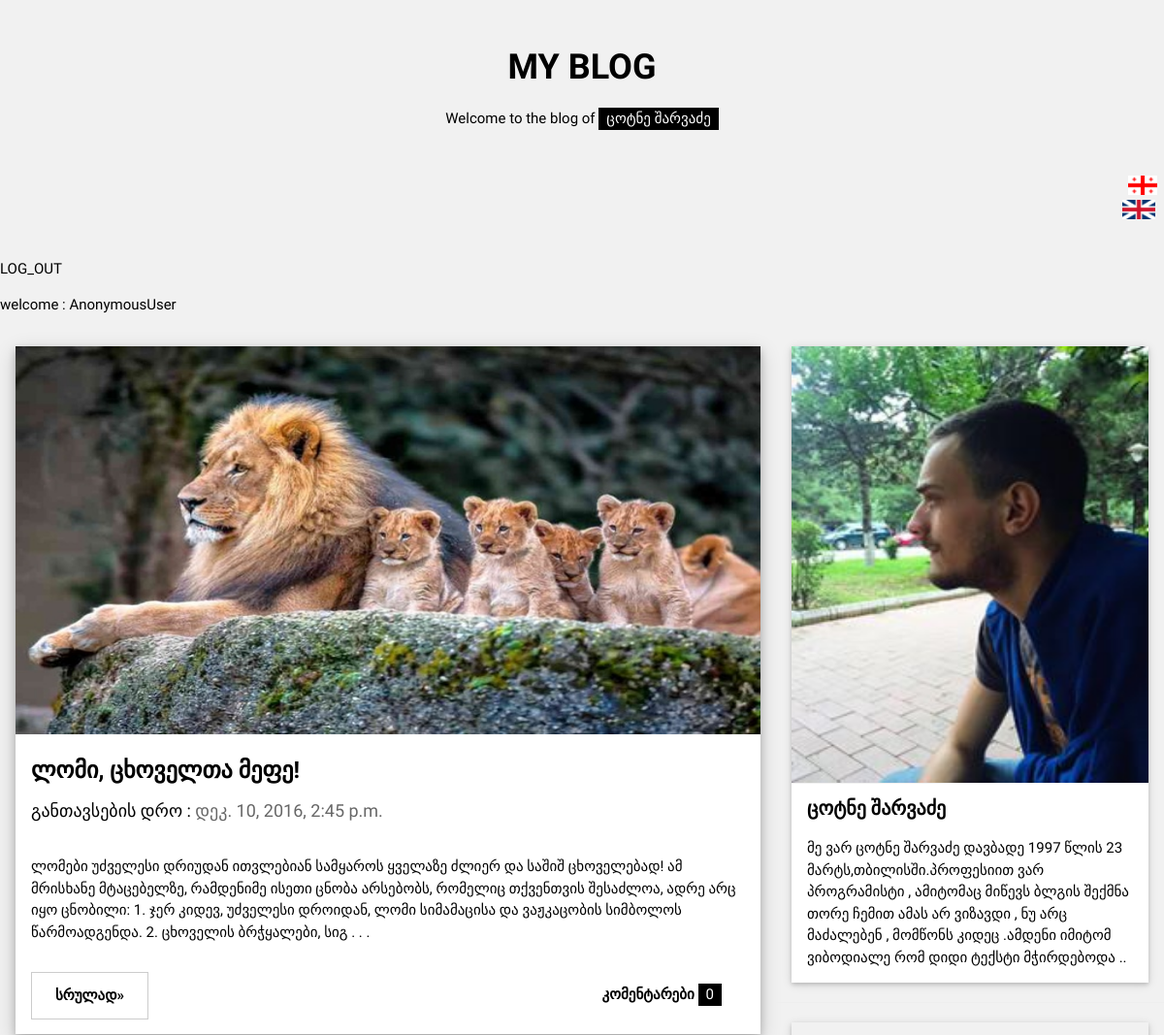
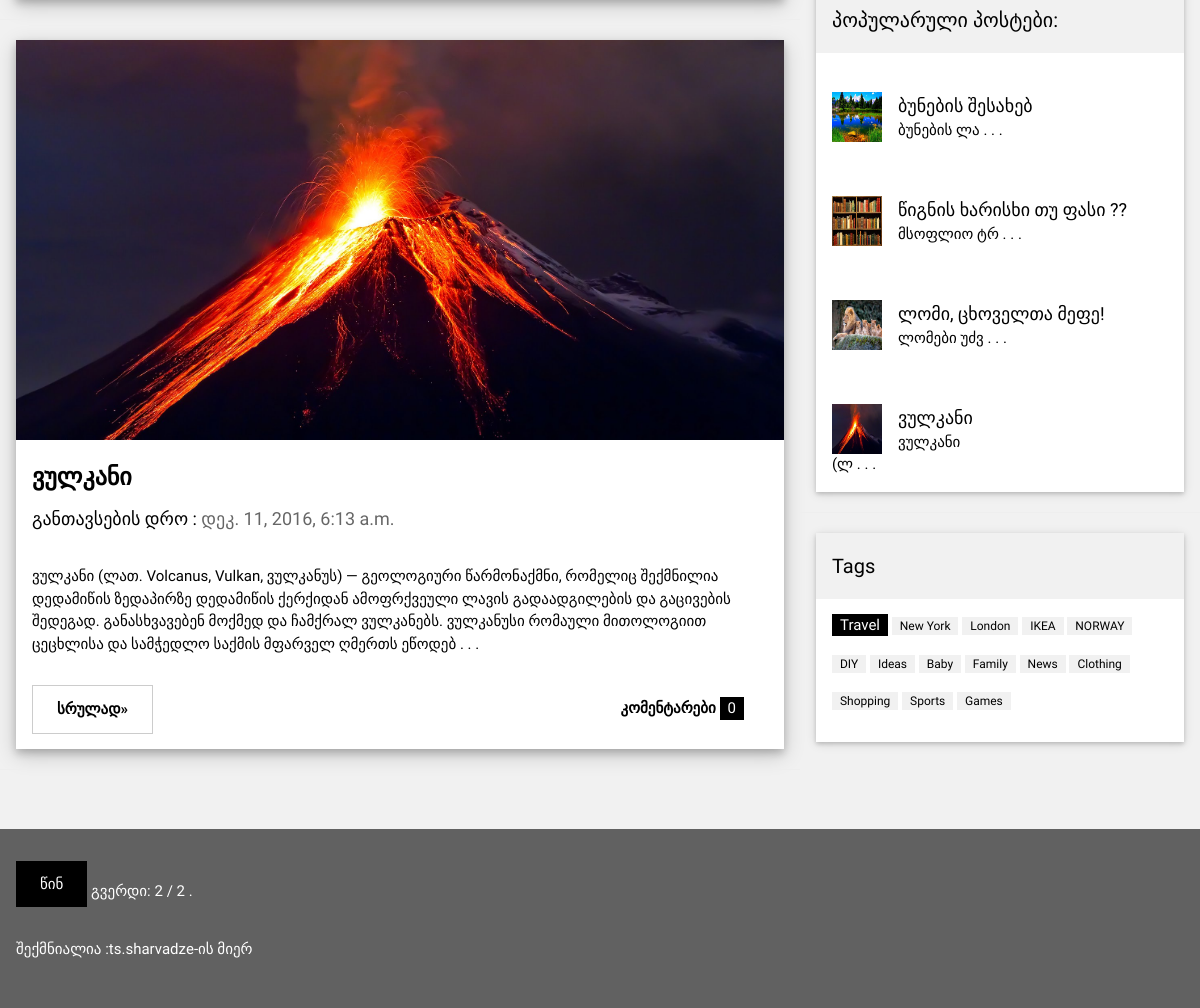
/app/?page=3, run on an earlier commit of the app's database (2 pictures, top to bottom).
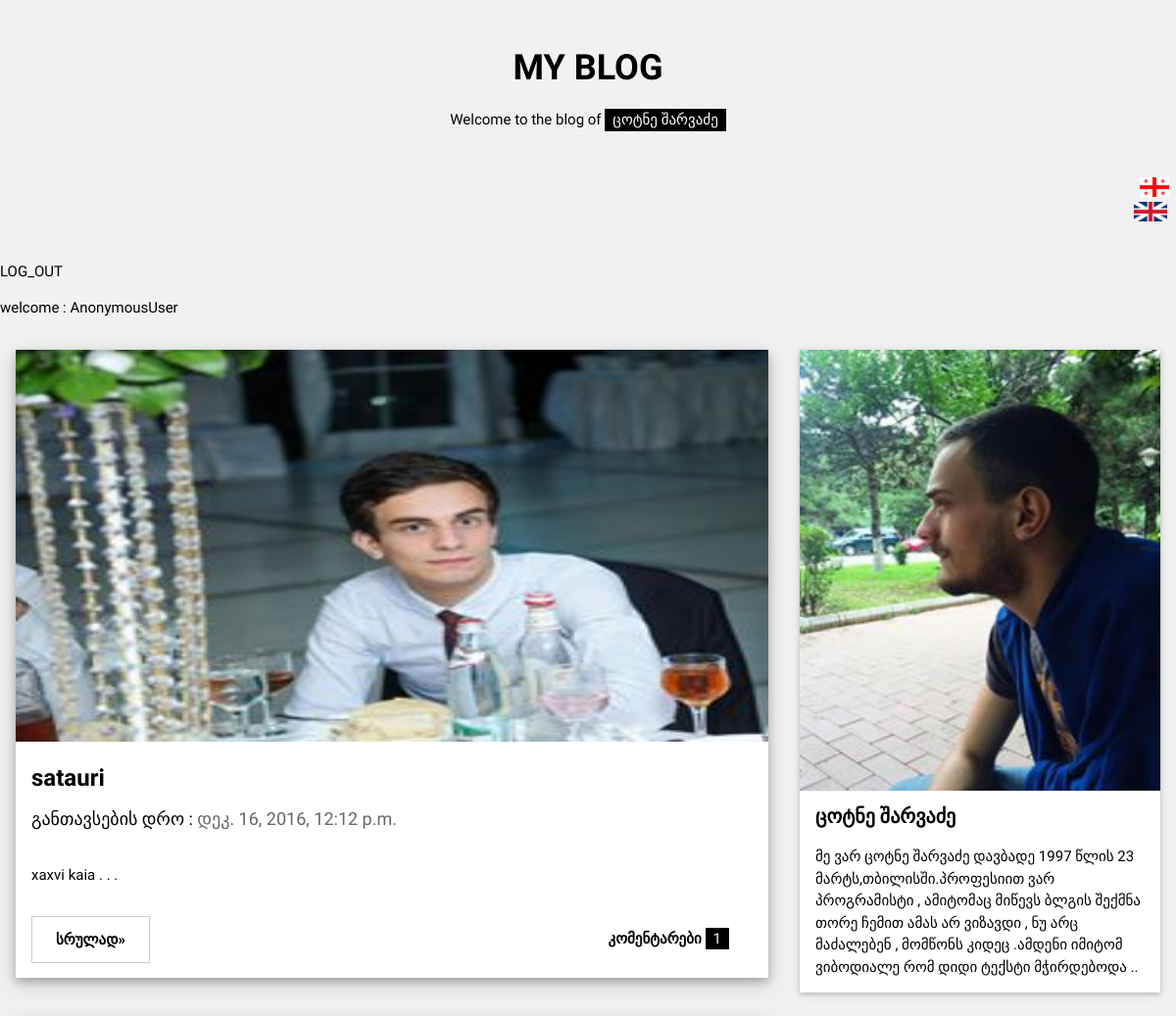
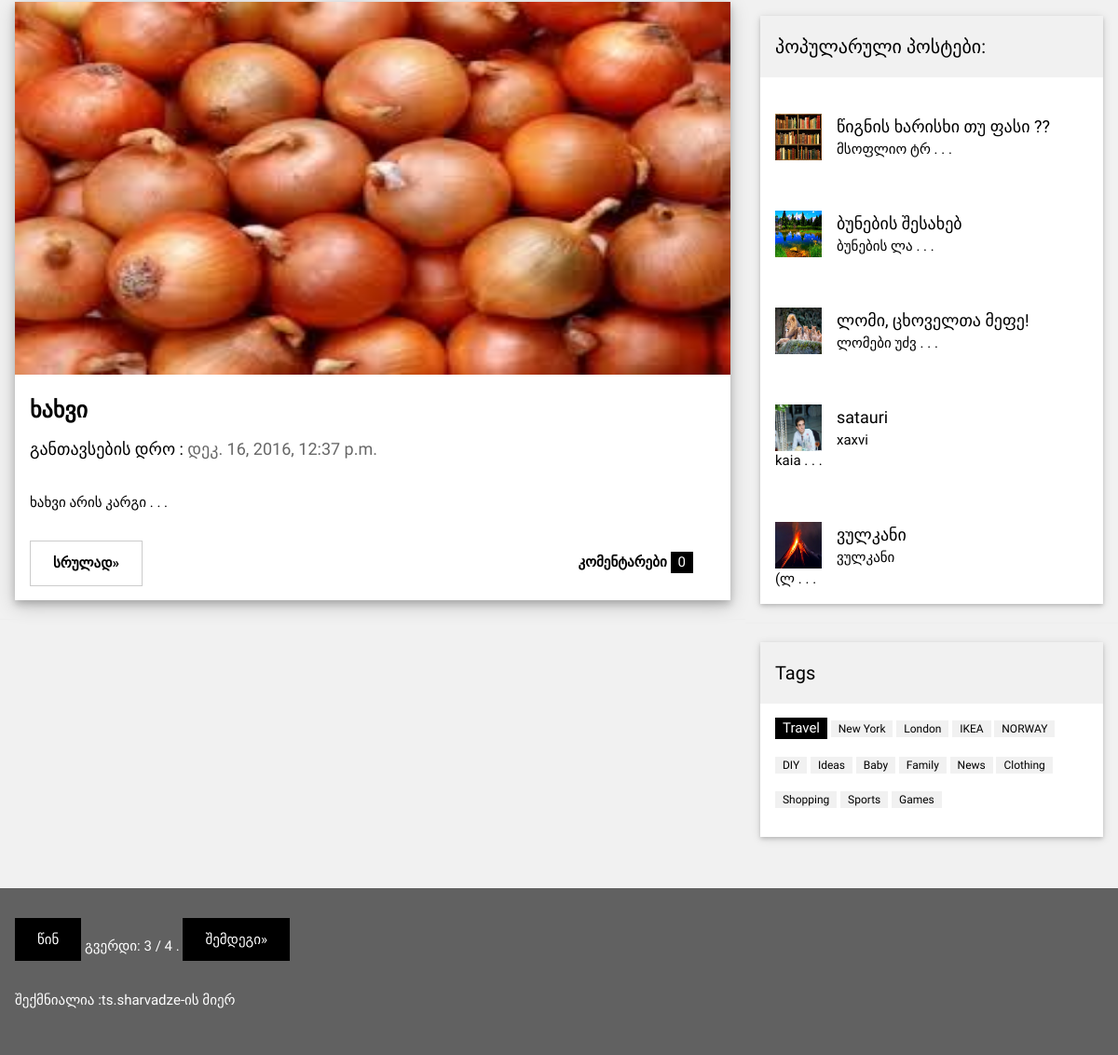
And on a later commit of the database (2 pictures, top to bottom).
### app/models.py (models this page shows, shortened)
class Post(models.Model):
	postis_satauri=models.CharField(verbose_name=_("სათაური"),max_length=50)
	postis_contenti=models.TextField(verbose_name=_("კონტენტი"))
	sheqmnis_dro=models.DateTimeField(verbose_name=_('შექმნის დრო'),auto_now_add=True, blank=True)
	surati=models.ImageField(verbose_name=_("სურათი"),upload_to='app')
	ganaxlebis_dro=models.DateTimeField(verbose_name=_('განახლების დრო'),auto_now_add=True, blank=True)
	comment= models.ManyToManyField(Comment,verbose_name=_("კომენტარი"))
	def get_medium_desc(self):
		return self.postis_contenti[:300]+" . . ."
	def get_short_desc(self):
		return self.postis_contenti[:10]+" . . ."
	class Meta:
		verbose_name_plural=_("პოსტები")
		verbose_name=_("პოსტი")

### app/views.py (the view)
def index(request):
	def my_sort(a):
		return a.comment.count()
	postebis_sia=Post.objects.all()
	popularuli_postebi=[i for i in postebis_sia]
	popularuli_postebi.sort(key=my_sort,reverse=True)
	popularuli_postebi=popularuli_postebi[:5]
	paginator = Paginator(postebis_sia, 2) # Show 2 contacts per page
	page = request.GET.get('page')
	try:
		contacts = paginator.page(page)
	except PageNotAnInteger:
		contacts = paginator.page(1)
	except EmptyPage:
		contacts = paginator.page(paginator.num_pages)
	page_num=contacts.number
	postebis_sia=postebis_sia[page_num*2-2:page_num*2]
	context={
		"postebis_sia":postebis_sia,
		"popularuli_postebi":popularuli_postebi,
		"contacts":contacts,
		"user":request.user
		}
	return render(request,'app/new.html',context)

### templates/app/new.html (shortened to what this page needs)
{% load i18n %}
<!DOCTYPE html>
<html>
{% load static %}
<link rel="stylesheet" href="{% static 'css/new.css' %}">
<body class="w3-light-grey">
<div class="w3-content" style="max-width:1400px">
<header class="w3-container w3-center w3-padding-32">
  <h1><b>MY BLOG</b></h1>
  <p>Welcome to the blog of <span class="w3-tag">{% trans "ცოტნე შარვაძე" %}</span></p>
</header>
{% include "app/lang_change.html" %}
{% include "app/log_out.html" %}
{% include "app/welcome_person.html" %}
<div class="w3-row">
<div class="w3-col l8 s12">
  {% for object in postebis_sia %}
  <div class="w3-card-4 w3-margin w3-white">
    <img src="{{object.surati.url}}" alt="Nature" style="width: 100%; height: 400px;">
    <div class="w3-container w3-padding-8">
      <h3><b>{{object.postis_satauri}}</b></h3>
      <h5>{% trans "განთავსების დრო" %} : <span class="w3-opacity">{{ object.sheqmnis_dro }}</span></h5>
    </div>
    <div class="w3-container">
      <p>{{object.get_medium_desc}}</p>
      <div class="w3-row">
        <div class="w3-col m8 s12">
          <p><a type="button" href="{% url 'app:srulad' object.id %}"  class="w3-btn w3-padding-large w3-white w3-border w3-hover-border-black"><b>{% trans "სრულად" %}»</b></a></p>
        </div>
        <div class="w3-col m4 w3-hide-small">
          <p><span class="w3-padding-large w3-right"><b>{% trans "კომენტარები" %} </b> <span class="w3-tag">{{object.comment.count}}</span></span></p>
        </div>
      </div>
    </div>
  </div>
  <hr>
  {% endfor %}
</div>
<div class="w3-col l4">
  <div class="w3-card-2 w3-margin w3-margin-top">
  <img src="{% static 'img/prof.jpg' %}" style="width: 100%; height: 450px;">
    <div class="w3-container w3-white">
      <h4><b>{% trans "ცოტნე შარვაძე" %}</b></h4>
      <p>{% trans "მე ვარ ცოტნე შარვაძე დავბადე 1997 წლის 23 მარტს,თბილისში.პროფესიით ვარ პროგრამისტი , ამიტომაც მიწევს ბლგის შექმნა თორე ჩემით ამას არ ვიზავდი , ნუ არც მაძალებენ , მომწონს კიდეც .ამდენი იმიტომ ვიბოდიალე რომ დიდი ტექსტი მჭირდებოდა .. "%}</p>
    </div>
  </div><hr>
  <div class="w3-card-2 w3-margin">
    <div class="w3-container w3-padding">
      <h4>{% trans "პოპულარული პოსტები" %}:</h4>
    </div>
    {% for i in popularuli_postebi %}
    <ul class="w3-ul w3-hoverable w3-white"><a type="button" href="{% url 'app:srulad' i.id %}">
      <li class="w3-padding-16">
        <img src="{{i.surati.url}}" alt="Image" class="w3-left w3-margin-right" style="width:50px;height: 50px">
        <span class="w3-large">{{i.postis_satauri}}</span><br>
        <span>{{i.get_short_desc}}</span>
      </a>
    </ul>
    {% endfor %}
  </div>
  <hr>
  <div class="w3-card-2 w3-margin">
    <div class="w3-container w3-padding">
      <h4>Tags</h4>
    </div>
    <div class="w3-container w3-white">
    <p><span class="w3-tag w3-black w3-margin-bottom">Travel</span> <span class="w3-tag w3-light-grey w3-small w3-margin-bottom">New York</span> <span class="w3-tag w3-light-grey w3-small w3-margin-bottom">London</span>
      <span class="w3-tag w3-light-grey w3-small w3-margin-bottom">IKEA</span> <span class="w3-tag w3-light-grey w3-small w3-margin-bottom">NORWAY</span> <span class="w3-tag w3-light-grey w3-small w3-margin-bottom">DIY</span>
      <span class="w3-tag w3-light-grey w3-small w3-margin-bottom">Ideas</span> <span class="w3-tag w3-light-grey w3-small w3-margin-bottom">Baby</span> <span class="w3-tag w3-light-grey w3-small w3-margin-bottom">Family</span>
      <span class="w3-tag w3-light-grey w3-small w3-margin-bottom">News</span> <span class="w3-tag w3-light-grey w3-small w3-margin-bottom">Clothing</span> <span class="w3-tag w3-light-grey w3-small w3-margin-bottom">Shopping</span>
      <span class="w3-tag w3-light-grey w3-small w3-margin-bottom">Sports</span> <span class="w3-tag w3-light-grey w3-small w3-margin-bottom">Games</span>
    </p>
    </div>
  </div>
</div>
</div><br>
</div>
<footer class="w3-container w3-dark-grey w3-padding-32 w3-margin-top">
    <div class="pagination">
      <span class="step-links">
          {% if contacts.has_previous %}
              <a class="w3-btn w3-padding-large w3-margin-bottom" href="?page={{ contacts.previous_page_number }}">{% trans "წინ" %}</a>
          {% endif %}
          <span class="current">
              {% trans "გვერდი" %}: {{ contacts.number }} / {{ contacts.paginator.num_pages }} .
          </span>
          {% if contacts.has_next %}
              <a class="w3-btn w3-padding-large w3-margin-bottom" href="?page={{ contacts.next_page_number }}">{% trans "შემდეგი" %}»</a>
          {% endif %}
      </span>
  </div>
  <p>{% trans "შექმნიალია  :" %}<a href="https://www.facebook.com/tsotnesharvadze" target="_blank">ts.sharvadze</a>{% trans "-ის მიერ" %}</p>
</footer>
</body>
</html>

### templates/app/lang_change.html (shortened to what this page needs)
{% load i18n %}
<div style="height: 70px;">
	<form action="/i18n/setlang/" method="POST" style="float: right; display: inline-block;">
		<div>
			<li style="text-decoration: none;list-style: none;">
				<button id="geo" type="submit" value="ka"  name="language" > </button>
			</li>
			<li style="text-decoration: none;list-style: none;">
				<button id="eng" type="submit" value="en"  name="language" ></button>
			</li>
		</div>
   </form>
</div>

### templates/app/log_out.html
<p>
	<a type="button" href="{% url 'sing:log_out' %}">LOG_OUT</a>
</p>

### templates/app/welcome_person.html
{% if user %}
<p>
	welcome : {{ user }}
</p>
{% endif %}

### templates/app/new.html (style rules this page uses)
body,h1,h2,h3,h4,h5 { font-family: "Raleway", sans-serif }

What changed in the data, as far as the page shows it:
no longer on one of the page's lists (row unchanged): Post: postis_satauri "ლომი, ცხოველთა მეფე!", sheqmnis_dro "დეკ. 10, 2016, 2:45 p.m.", get_medium_desc "ლომები უძველესი დრიუდან ითვლებიან სამყაროს ყველაზე ძლიერ და საშიშ ცხოველებად! ამ მრისხანე მტაცებელზე, რამდენიმე ისეთი ცნობა არსებობს, რომელიც თქვენთვის შესაძლოა, ადრე არც იყო ცნობილი: 1. ჯერ კიდევ, უძველესი დროიდან, ლომი სიმამაცისა და ვაჟკაცობის სიმბოლოს წარმოადგენდა. 2. ცხოველის ბრჭყალები, სიგ . . .", comment.count "0"
no longer on one of the page's lists (row unchanged): Post: postis_satauri "ვულკანი", sheqmnis_dro "დეკ. 11, 2016, 6:13 a.m.", get_medium_desc "ვულკანი (ლათ. Volcanus, Vulkan, ვულკანუს) — გეოლოგიური წარმონაქმნი, რომელიც შექმნილია დედამიწის ზედაპირზე დედამიწის ქერქიდან ამოფრქვეული ლავის გადაადგილების და გაცივების შედეგად. განასხვავებენ მოქმედ და ჩამქრალ ვულკანებს. ვულკანუსი რომაული მითოლოგიით ცეცხლისა და სამჭედლო საქმის მფარველ ღმერთს ეწოდებ . . .", comment.count "0"
added Post: surati (picture), postis_satauri "satauri", sheqmnis_dro "დეკ. 16, 2016, 12:12 p.m.", get_medium_desc "xaxvi kaia . . .", comment.count "1", get_short_desc "xaxvi kaia . . ."
added Post: surati (picture), postis_satauri "ხახვი", sheqmnis_dro "დეკ. 16, 2016, 12:37 p.m.", get_medium_desc "ხახვი არის კარგი . . .", comment.count "0", shown under "MY BLOG"
shown differently, row unchanged: Post "წიგნის ხარისხი თუ ფასი ??": moves up the list
Also different on the page:
{{ contacts.number }}: "2" → "3"
{{ contacts.paginator.num_pages }}: "2" → "4"
text now shown: "შემდეგი »"
